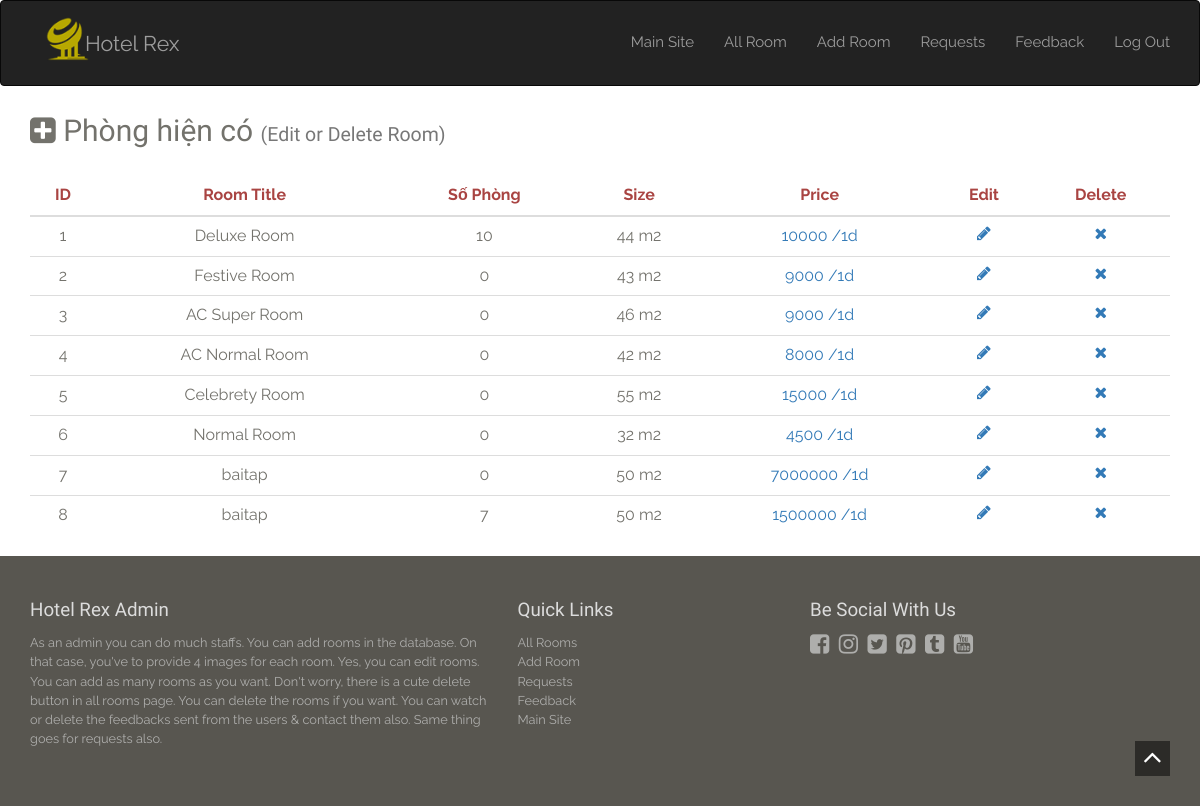
The page /all-rooms.php on the database its author committed.
### tables this page shows
CREATE TABLE `rooms` (
  `id` int(10) NOT NULL,
  `title` varchar(200) NOT NULL,
  `description` mediumtext NOT NULL,
  `nb` int(50) NOT NULL,
  `size` varchar(10) NOT NULL,
  `price` varchar(10) NOT NULL,
  `image1` varchar(20) NOT NULL,
  `image2` varchar(20) NOT NULL,
  `image3` varchar(20) NOT NULL,
  `image4` varchar(20) NOT NULL
);

### all-rooms.php (the view, shortened to what this page needs)
<?php
require_once('db.php');
?>
</head>
<body>
    <div id="wrapper">
        <?php require_once('header-admin.php'); ?>
        <div class="container-fluid body-section container">
            <div class="row">
                <div class="col-md-12">
                    <h2><i class="fa fa-plus-square"></i> Phòng hiện có <small>(Edit or Delete Room)</small></h2>
                    <div class="card">
                        <div class="card-content table-responsive table-full-width">
                            <table class="table">
                                <thead class="text-danger">
                                    <th>
                                        <center>ID</center>
                                    </th>
                                    <th>
                                        <center>Room Title</center>
                                    </th>
                                    <th>
                                        <center>Số Phòng</center>
                                    </th>
                                    <th>
                                        <center>Size</center>
                                    </th>
                                    <th>
                                        <center>Price</center>
                                    </th>
                                    <th>
                                        <center>Edit</center>
                                    </th>
                                    <th>
                                        <center>Delete</center>
                                    </th>
                                </thead>
                                <tbody>
                                    <?php
                                    $q = "SELECT * FROM rooms ORDER BY rooms.id ASC";
                                    $run = mysqli_query($con, $q);
                                    if (mysqli_num_rows($run) > 0) {
                                        while ($row = mysqli_fetch_array($run)) {
                                    ?>
                                    <tr>
                                        <td>
                                            <center><?php echo $row['id']; ?></center>
                                        </td>
                                        <td>
                                            <center><?php echo $row['title']; ?></center>
                                        </td>
                                        <td>
                                            <center><?php echo $row['nb']; ?></center>
                                        </td>
                                        <td>
                                            <center><?php echo $row['size']; ?> m2</center>
                                        </td>
                                        <td class="text-primary">
                                            <center><?php echo $row['price']; ?> /1d</center>
                                        </td>
                                        <td>
                                            <center><a href="edit-room.php?id=<?php echo $row['id']; ?>"><i
                                                        class="fa fa-pencil"></i></a></center>
                                        </td>
                                        <td>
                                            <center><a href="all-rooms.php?del=<?php echo $row['id']; ?>"><i
                                                        class="fa fa-times"></i></a></center>
                                        </td>
                                    </tr>
                                    <?php
                                        }
                                    }
                                    ?>
                                </tbody>
                            </table>
                        </div>
                    </div>
                    <div class="row">
                        <div class="col-xs-12">
                        </div>
                    </div>
                </div>
            </div>
        </div>
        <?php require_once('footer-admin.php'); ?>

### assets/style.css (style rules this page uses)
body { background-color: #fff;font-family: 'Raleway', sans-serif;font-size: 15px;line-height: 15px; color: #73726C; }
.btn,a,a:hover { text-decoration: none;-webkit-transition: all 0.3s ease-in-out;-moz-transition: all 0.3s ease-in-out;-ms-transition: all 0.3s ease-in-out;-o-transition: all 0.3s ease-in-out;transition: all 0.3s ease-in-out;outline:0 ; }
h1,h2,h3,h4,h5,h6 { font-family:'Old Standard TT', serif;line-height: 1em;margin: 0; }
h1.title,h2 { font-size: 2em;line-height: 3em; }

### rows shown on the page
rooms: id "1", title "Deluxe Room", nb "10", size "44", price "10000"
rooms: id "2", title "Festive Room", nb "0", size "43", price "9000"
rooms: id "3", title "AC Super Room", nb "0", size "46", price "9000"
rooms: id "4", title "AC Normal Room", nb "0", size "42", price "8000"
rooms: id "5", title "Celebrety Room", nb "0", size "55", price "15000"
rooms: id "6", title "Normal Room", nb "0", size "32", price "4500"
rooms: id "7", title "baitap", nb "0", size "50", price "7000000"
rooms: id "8", title "baitap", nb "7", size "50", price "1500000"
